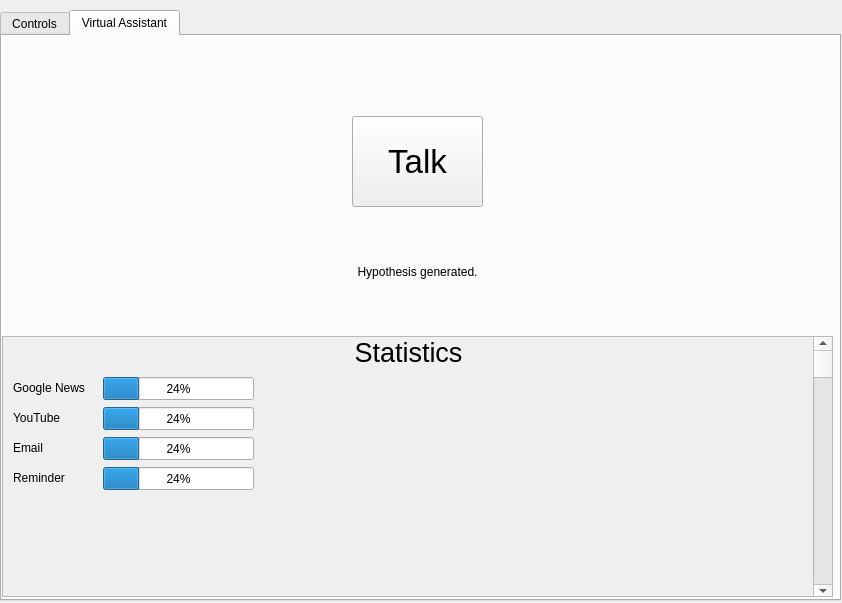
<?xml version="1.0" encoding="UTF-8"?>
<ui version="4.0">
 <class>MainWindow</class>
 <widget class="QMainWindow" name="MainWindow">
  <property name="geometry">
   <rect>
    <x>0</x>
    <y>0</y>
    <width>842</width>
    <height>603</height>
   </rect>
  </property>
  <property name="windowTitle">
   <string>MainWindow</string>
  </property>
  <widget class="QWidget" name="centralwidget">
   <property name="autoFillBackground">
    <bool>false</bool>
   </property>
   <widget class="QTabWidget" name="tabWidget">
    <property name="geometry">
     <rect>
      <x>0</x>
      <y>10</y>
      <width>841</width>
      <height>591</height>
     </rect>
    </property>
    <property name="currentIndex">
     <number>1</number>
    </property>
    <widget class="QWidget" name="TabControls">
     <attribute name="title">
      <string>Controls</string>
     </attribute>
    </widget>
    <widget class="QWidget" name="TabVA">
     <attribute name="title">
      <string>Virtual Assistant</string>
     </attribute>
     <widget class="QPushButton" name="pushButton">
      <property name="geometry">
       <rect>
        <x>350</x>
        <y>80</y>
        <width>131</width>
        <height>91</height>
       </rect>
      </property>
      <property name="font">
       <font>
        <pointsize>25</pointsize>
       </font>
      </property>
      <property name="text">
       <string>Talk</string>
      </property>
     </widget>
     <widget class="QLabel" name="label">
      <property name="geometry">
       <rect>
        <x>0</x>
        <y>180</y>
        <width>831</width>
        <height>111</height>
       </rect>
      </property>
      <property name="text">
       <string>Hypothesis generated.</string>
      </property>
      <property name="textFormat">
       <enum>Qt::AutoText</enum>
      </property>
      <property name="alignment">
       <set>Qt::AlignCenter</set>
      </property>
      <property name="margin">
       <number>5</number>
      </property>
     </widget>
     <widget class="QScrollArea" name="scrollArea">
      <property name="geometry">
       <rect>
        <x>0</x>
        <y>300</y>
        <width>831</width>
        <height>261</height>
       </rect>
      </property>
      <property name="widgetResizable">
       <bool>true</bool>
      </property>
      <widget class="QWidget" name="scrollAreaWidgetContents">
       <property name="geometry">
        <rect>
         <x>0</x>
         <y>0</y>
         <width>829</width>
         <height>259</height>
        </rect>
       </property>
       <widget class="QProgressBar" name="progressBar">
        <property name="geometry">
         <rect>
          <x>100</x>
          <y>40</y>
          <width>151</width>
          <height>23</height>
         </rect>
        </property>
        <property name="value">
         <number>24</number>
        </property>
       </widget>
       <widget class="QLabel" name="label_2">
        <property name="geometry">
         <rect>
          <x>10</x>
          <y>40</y>
          <width>91</width>
          <height>21</height>
         </rect>
        </property>
        <property name="text">
         <string>Google News</string>
        </property>
       </widget>
       <widget class="QLabel" name="label_3">
        <property name="geometry">
         <rect>
          <x>10</x>
          <y>70</y>
          <width>71</width>
          <height>21</height>
         </rect>
        </property>
        <property name="text">
         <string>YouTube</string>
        </property>
       </widget>
       <widget class="QLabel" name="label_5">
        <property name="geometry">
         <rect>
          <x>10</x>
          <y>100</y>
          <width>71</width>
          <height>21</height>
         </rect>
        </property>
        <property name="text">
         <string>Email</string>
        </property>
       </widget>
       <widget class="QLabel" name="label_6">
        <property name="geometry">
         <rect>
          <x>10</x>
          <y>130</y>
          <width>71</width>
          <height>21</height>
         </rect>
        </property>
        <property name="text">
         <string>Reminder</string>
        </property>
       </widget>
       <widget class="QProgressBar" name="progressBar_2">
        <property name="geometry">
         <rect>
          <x>100</x>
          <y>70</y>
          <width>151</width>
          <height>23</height>
         </rect>
        </property>
        <property name="value">
         <number>24</number>
        </property>
       </widget>
       <widget class="QProgressBar" name="progressBar_3">
        <property name="geometry">
         <rect>
          <x>100</x>
          <y>100</y>
          <width>151</width>
          <height>23</height>
         </rect>
        </property>
        <property name="value">
         <number>24</number>
        </property>
       </widget>
       <widget class="QProgressBar" name="progressBar_5">
        <property name="geometry">
         <rect>
          <x>100</x>
          <y>130</y>
          <width>151</width>
          <height>23</height>
         </rect>
        </property>
        <property name="value">
         <number>24</number>
        </property>
       </widget>
       <widget class="QLabel" name="label_4">
        <property name="geometry">
         <rect>
          <x>0</x>
          <y>0</y>
          <width>811</width>
          <height>31</height>
         </rect>
        </property>
        <property name="font">
         <font>
          <pointsize>20</pointsize>
         </font>
        </property>
        <property name="text">
         <string>Statistics</string>
        </property>
        <property name="alignment">
         <set>Qt::AlignCenter</set>
        </property>
       </widget>
       <widget class="QScrollBar" name="verticalScrollBar">
        <property name="geometry">
         <rect>
          <x>810</x>
          <y>0</y>
          <width>20</width>
          <height>261</height>
         </rect>
        </property>
        <property name="tracking">
         <bool>true</bool>
        </property>
        <property name="orientation">
         <enum>Qt::Vertical</enum>
        </property>
       </widget>
      </widget>
     </widget>
    </widget>
   </widget>
  </widget>
 </widget>
 <resources/>
 <connections/>
</ui>
